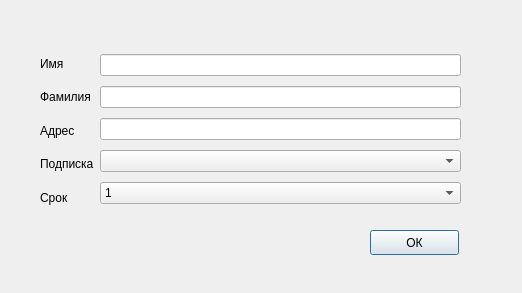
<?xml version="1.0" encoding="UTF-8"?>
<ui version="4.0">
 <class>AddSub</class>
 <widget class="QDialog" name="AddSub">
  <property name="geometry">
   <rect>
    <x>0</x>
    <y>0</y>
    <width>522</width>
    <height>293</height>
   </rect>
  </property>
  <property name="windowTitle">
   <string>Dialog</string>
  </property>
  <widget class="QPushButton" name="accept_but">
   <property name="geometry">
    <rect>
     <x>370</x>
     <y>230</y>
     <width>89</width>
     <height>25</height>
    </rect>
   </property>
   <property name="text">
    <string>ОК</string>
   </property>
  </widget>
  <widget class="QWidget" name="">
   <property name="geometry">
    <rect>
     <x>40</x>
     <y>50</y>
     <width>421</width>
     <height>161</height>
    </rect>
   </property>
   <layout class="QHBoxLayout" name="horizontalLayout">
    <item>
     <layout class="QVBoxLayout" name="verticalLayout">
      <item>
       <widget class="QLabel" name="label">
        <property name="text">
         <string>Имя</string>
        </property>
       </widget>
      </item>
      <item>
       <widget class="QLabel" name="label_2">
        <property name="text">
         <string>Фамилия</string>
        </property>
       </widget>
      </item>
      <item>
       <widget class="QLabel" name="label_4">
        <property name="text">
         <string>Адрес</string>
        </property>
       </widget>
      </item>
      <item>
       <widget class="QLabel" name="label_3">
        <property name="text">
         <string>Подписка</string>
        </property>
       </widget>
      </item>
      <item>
       <widget class="QLabel" name="label_5">
        <property name="text">
         <string>Срок</string>
        </property>
       </widget>
      </item>
     </layout>
    </item>
    <item>
     <layout class="QVBoxLayout" name="verticalLayout_2">
      <item>
       <widget class="QLineEdit" name="name"/>
      </item>
      <item>
       <widget class="QLineEdit" name="surname"/>
      </item>
      <item>
       <widget class="QLineEdit" name="address"/>
      </item>
      <item>
       <widget class="QComboBox" name="subscribe"/>
      </item>
      <item>
       <widget class="QComboBox" name="period">
        <item>
         <property name="text">
          <string>1</string>
         </property>
        </item>
        <item>
         <property name="text">
          <string>3</string>
         </property>
        </item>
        <item>
         <property name="text">
          <string>6</string>
         </property>
        </item>
        <item>
         <property name="text">
          <string>12</string>
         </property>
        </item>
       </widget>
      </item>
     </layout>
    </item>
   </layout>
  </widget>
 </widget>
 <resources/>
 <connections/>
</ui>
